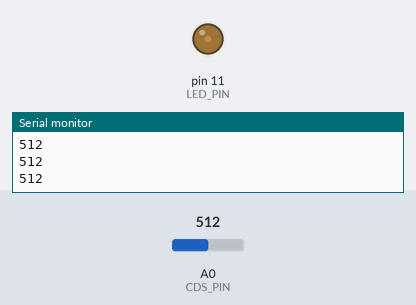
This sketch was run on a simulated Arduino Uno, built with avr-gcc and run on an emulated ATmega328P. Parts: output pins drawn as LEDs (lit = HIGH), the last lines printed to the serial monitor. The inputs (shaded band) are chosen by the test bench; at power-on: A0 (CDS_PIN) = 512.

Above: at 1.2 s.
1.3 s: A0 (CDS_PIN) set to 585
2.8 s: A0 (CDS_PIN) set to 611
At 3.6 s:
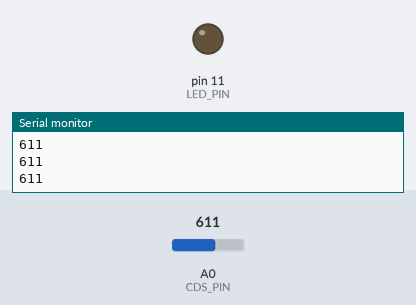
4.3 s: A0 (CDS_PIN) set to 290
At 4.9 s:
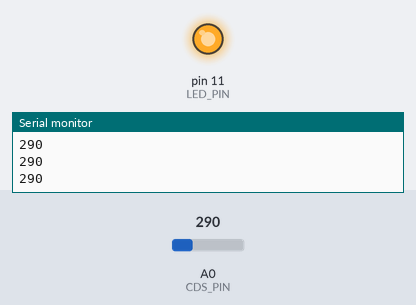
5.9 s: A0 (CDS_PIN) set to 318
At 7.2 s:
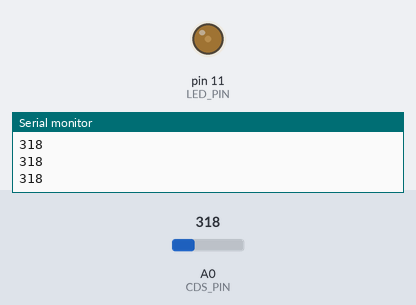
7.5 s: A0 (CDS_PIN) set to 122
At 8.7 s:
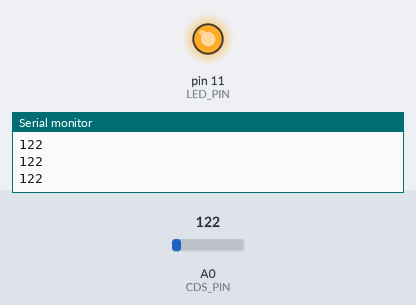
Timing chart, 0 to 10.1 s (numbered marks = the images above; inputs shaded):
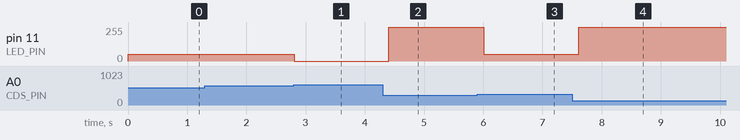

The sketch:

ArduinoCDS.ino
```cpp
const int LED_PIN = 11;
const int CDS_PIN = 0;

void setup() {
  Serial.begin(9600);
  pinMode(LED_PIN, OUTPUT);
}

void loop() {
  int value = analogRead(CDS_PIN);
  Serial.println(value);
  if(value < 300) {
    analogWrite(LED_PIN, 255);
  } else if(value < 600) {
    analogWrite(LED_PIN, 50);
  } else {
    analogWrite(LED_PIN, 0);
  }
  delay(200);
}
```

Measured:
- the behaviour switches between 599 and 600 on A0 (CDS_PIN) (found by bisection; images 0 and 1)
- the behaviour switches between 299 and 300 on A0 (CDS_PIN) (found by bisection; images 2 and 3)
- after the input at 2.8 s, pin 11 (LED_PIN): 50/255 → 0/255 at once
- after the input at 4.3 s, pin 11 (LED_PIN): 0/255 → 255/255 after 0.11 s
- after the input at 5.9 s, pin 11 (LED_PIN): 255/255 → 50/255 after 0.11 s
- after the input at 7.5 s, pin 11 (LED_PIN): 50/255 → 255/255 after 0.11 s
